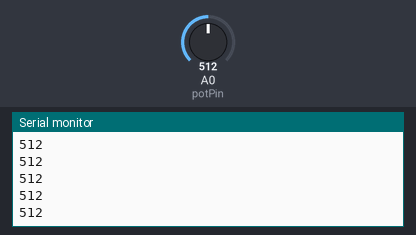
Bench run of a sketch on a simulated Arduino Uno, built with avr-gcc and run on an emulated ATmega328P. Parts: the last lines printed to the serial monitor. Inputs (shaded band) come from the test bench; at power-on: A0 (potPin) = 512.

Above: at 1.2 s.
1.3 s: A0 (potPin) set to 716
At 1.31 s:
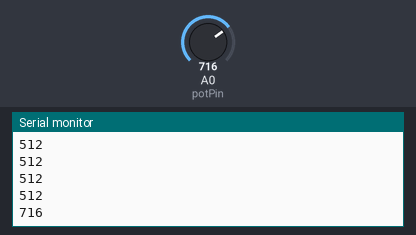
2.8 s: A0 (potPin) set to 900
At 2.81 s:
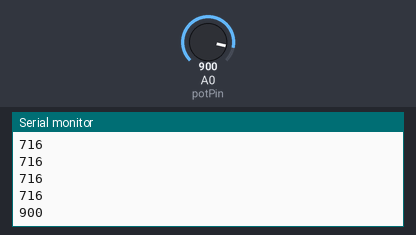
Timing chart, 0 to 5.8 s (numbered marks = the images above; inputs shaded):
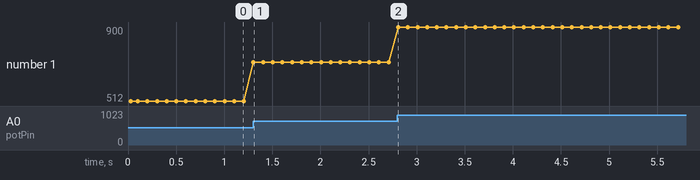

Measured:
- after the input at 1.3 s, the serial monitor: prints a new line at once (image 1)
- after the input at 2.8 s, the serial monitor: prints a new line at once (image 2)
- plotted number 1: 512 → 716 after the input at 1.3 s, 716 → 900 after the input at 2.8 s

The sketch:

MaestroHalf.ino
```cpp
const int potPin = A0;  // Pin del potenciómetro
int lectura = 0;

void setup() {
  Serial.begin(9600);
  Serial.println("=== Maestro iniciado ===");
}

void loop() {
  lectura = analogRead(potPin);         // Leer potenciómetro (0–1023)
  Serial.println(lectura);              // Enviar lectura al esclavo
  delay(100);                           // Espera 100 ms
}
```
